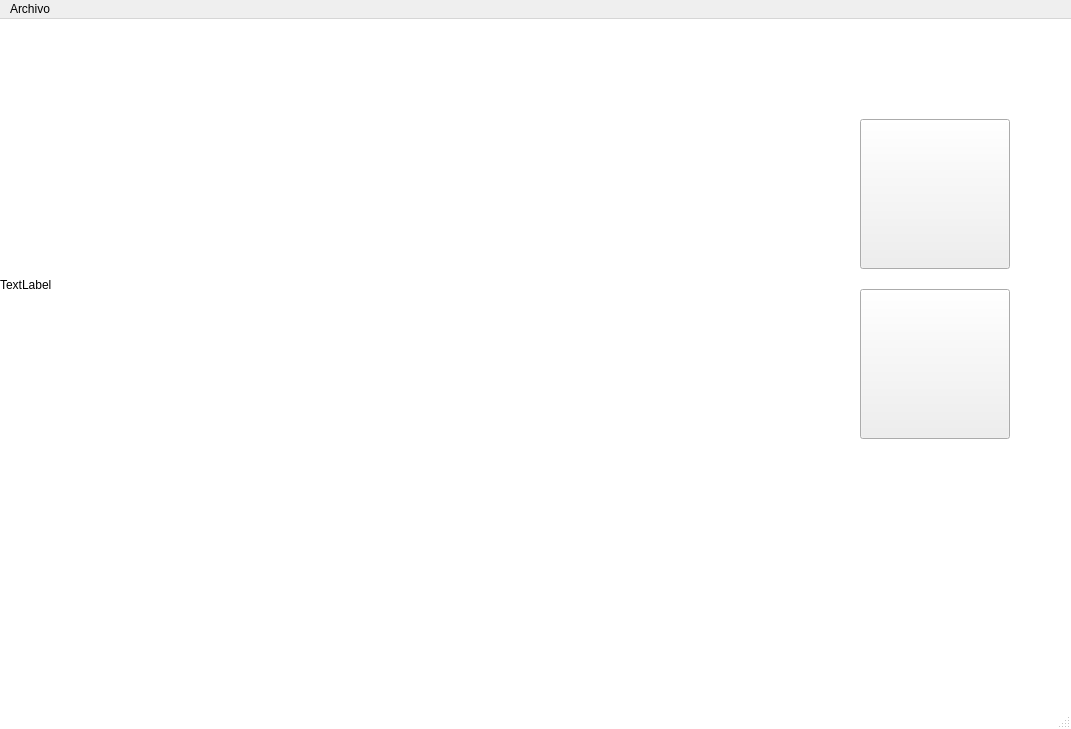
<?xml version="1.0" encoding="UTF-8"?>
<ui version="4.0">
 <class>MainWindow</class>
 <widget class="QMainWindow" name="MainWindow">
  <property name="geometry">
   <rect>
    <x>0</x>
    <y>0</y>
    <width>1071</width>
    <height>729</height>
   </rect>
  </property>
  <property name="windowTitle">
   <string>Innio Security</string>
  </property>
  <property name="styleSheet">
   <string notr="true">.QMainWindow{
	background-color: rgb(255, 255, 255);
}</string>
  </property>
  <widget class="QWidget" name="centralwidget">
   <widget class="QLabel" name="label">
    <property name="geometry">
     <rect>
      <x>0</x>
      <y>0</y>
      <width>761</width>
      <height>531</height>
     </rect>
    </property>
    <property name="text">
     <string>TextLabel</string>
    </property>
   </widget>
   <widget class="QPushButton" name="videoBtn">
    <property name="geometry">
     <rect>
      <x>860</x>
      <y>270</y>
      <width>150</width>
      <height>150</height>
     </rect>
    </property>
    <property name="text">
     <string/>
    </property>
    <property name="icon">
     <iconset>
      <normaloff>img/videoIcon.png</normaloff>img/videoIcon.png</iconset>
    </property>
    <property name="iconSize">
     <size>
      <width>120</width>
      <height>120</height>
     </size>
    </property>
   </widget>
   <widget class="QPushButton" name="photoBtn">
    <property name="geometry">
     <rect>
      <x>860</x>
      <y>100</y>
      <width>150</width>
      <height>150</height>
     </rect>
    </property>
    <property name="text">
     <string/>
    </property>
    <property name="icon">
     <iconset>
      <normaloff>img/photoIcon.png</normaloff>img/photoIcon.png</iconset>
    </property>
    <property name="iconSize">
     <size>
      <width>120</width>
      <height>120</height>
     </size>
    </property>
   </widget>
  </widget>
  <widget class="QMenuBar" name="menubar">
   <property name="geometry">
    <rect>
     <x>0</x>
     <y>0</y>
     <width>1071</width>
     <height>27</height>
    </rect>
   </property>
   <widget class="QMenu" name="menuArchivo">
    <property name="title">
     <string>Archivo</string>
    </property>
   </widget>
   <addaction name="menuArchivo"/>
  </widget>
  <widget class="QStatusBar" name="statusbar"/>
  <action name="actionSalir">
   <property name="text">
    <string>Salir</string>
   </property>
  </action>
 </widget>
 <resources/>
 <connections/>
</ui>
